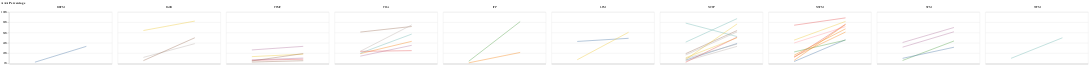
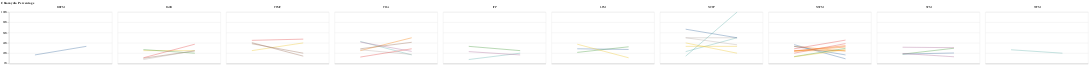
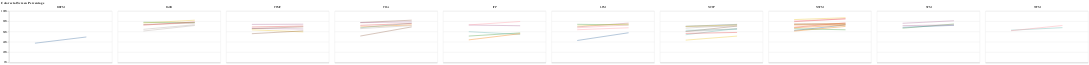
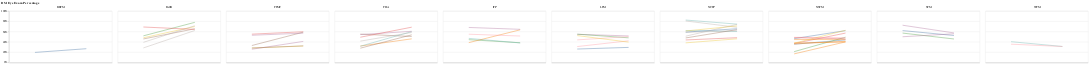

The notebook cell saved with these charts, in order:
### Code cell
start_date = min(df["Date"])
current_date = max(df["Date"])

def metric_progress_overview(metric):
    individual_start = df[
            (df["Metric"] == metric)
            & (df["Date"] == start_date)
            & (df["Type"] == "Individual")]

    individual_current = df[
            (df["Metric"] == metric)
            & (df["Date"] == current_date)
            & (df["Type"] == "Individual")]

    individual_progress = pd.concat([individual_start, individual_current])
    
    chart = alt.Chart(individual_progress, height=200, title=str(metric)+" Percentage" ).mark_line().encode(
        x=alt.X('Date:O', axis=alt.Axis(title="", ticks=False, labels=False)),
        y=alt.Y('Percentage:Q', axis=alt.Axis(title="", format='%'), scale=alt.Scale(domain=(0,1))),
        color=alt.Color("Name", legend=None,),
        opacity=alt.value(0.8),
        column=alt.Column('Clinic', title=""),
        tooltip="Name",
    )
    return chart
    
for metric in main_metrics:
    chart = metric_progress_overview(metric)
    chart.display()

### Figure 1 — Vega-Lite specification as saved in the notebook (floating-point values rounded to 4 significant figures; data arrays with more than 128 entries replaced by an {"elided": "..."} marker saying what was removed)
{"$schema": "https://vega.github.io/schema/vega-lite/v2.6.0.json", "config": {"view": {"height": 300, "width": 400}}, "data": {"name": "data-a527d5e1d3da9d46b93b82bc0f789795"}, "datasets": {"data-a527d5e1d3da9d46b93b82bc0f789795": {"elided": "132 records"}}, "encoding": {"color": {"field": "Name", "legend": null, "type": "nominal"}, "column": {"field": "Clinic", "title": "", "type": "nominal"}, "opacity": {"value": 0.8}, "tooltip": {"field": "Name", "type": "nominal"}, "x": {"axis": {"labels": false, "ticks": false, "title": ""}, "field": "Date", "type": "ordinal"}, "y": {"axis": {"format": "%", "title": ""}, "field": "Percentage", "scale": {"domain": [0, 1]}, "type": "quantitative"}}, "height": 200, "mark": "line", "title": "AAA Percentage"}

### Figure 2 — Vega-Lite specification as saved in the notebook (floating-point values rounded to 4 significant figures; data arrays with more than 128 entries replaced by an {"elided": "..."} marker saying what was removed)
{"$schema": "https://vega.github.io/schema/vega-lite/v2.6.0.json", "config": {"view": {"height": 300, "width": 400}}, "data": {"name": "data-dc8ef47f4436d65a617a434295291dd9"}, "datasets": {"data-dc8ef47f4436d65a617a434295291dd9": {"elided": "132 records"}}, "encoding": {"color": {"field": "Name", "legend": null, "type": "nominal"}, "column": {"field": "Clinic", "title": "", "type": "nominal"}, "opacity": {"value": 0.8}, "tooltip": {"field": "Name", "type": "nominal"}, "x": {"axis": {"labels": false, "ticks": false, "title": ""}, "field": "Date", "type": "ordinal"}, "y": {"axis": {"format": "%", "title": ""}, "field": "Percentage", "scale": {"domain": [0, 1]}, "type": "quantitative"}}, "height": 200, "mark": "line", "title": "Chlamydia Percentage"}

### Figure 3 — Vega-Lite specification as saved in the notebook (floating-point values rounded to 4 significant figures; data arrays with more than 128 entries replaced by an {"elided": "..."} marker saying what was removed)
{"$schema": "https://vega.github.io/schema/vega-lite/v2.6.0.json", "config": {"view": {"height": 300, "width": 400}}, "data": {"name": "data-7a483eea26f2eabc15f180e8769bc478"}, "datasets": {"data-7a483eea26f2eabc15f180e8769bc478": {"elided": "132 records"}}, "encoding": {"color": {"field": "Name", "legend": null, "type": "nominal"}, "column": {"field": "Clinic", "title": "", "type": "nominal"}, "opacity": {"value": 0.8}, "tooltip": {"field": "Name", "type": "nominal"}, "x": {"axis": {"labels": false, "ticks": false, "title": ""}, "field": "Date", "type": "ordinal"}, "y": {"axis": {"format": "%", "title": ""}, "field": "Percentage", "scale": {"domain": [0, 1]}, "type": "quantitative"}}, "height": 200, "mark": "line", "title": "Colorectal Screen Percentage"}

### Figure 4 — Vega-Lite specification as saved in the notebook (floating-point values rounded to 4 significant figures; data arrays with more than 128 entries replaced by an {"elided": "..."} marker saying what was removed)
{"$schema": "https://vega.github.io/schema/vega-lite/v2.6.0.json", "config": {"view": {"height": 300, "width": 400}}, "data": {"name": "data-6e3be73849711c2fc7a687a0e6d9474d"}, "datasets": {"data-6e3be73849711c2fc7a687a0e6d9474d": {"elided": "132 records"}}, "encoding": {"color": {"field": "Name", "legend": null, "type": "nominal"}, "column": {"field": "Clinic", "title": "", "type": "nominal"}, "opacity": {"value": 0.8}, "tooltip": {"field": "Name", "type": "nominal"}, "x": {"axis": {"labels": false, "ticks": false, "title": ""}, "field": "Date", "type": "ordinal"}, "y": {"axis": {"format": "%", "title": ""}, "field": "Percentage", "scale": {"domain": [0, 1]}, "type": "quantitative"}}, "height": 200, "mark": "line", "title": "DM Eye Exam Percentage"}
